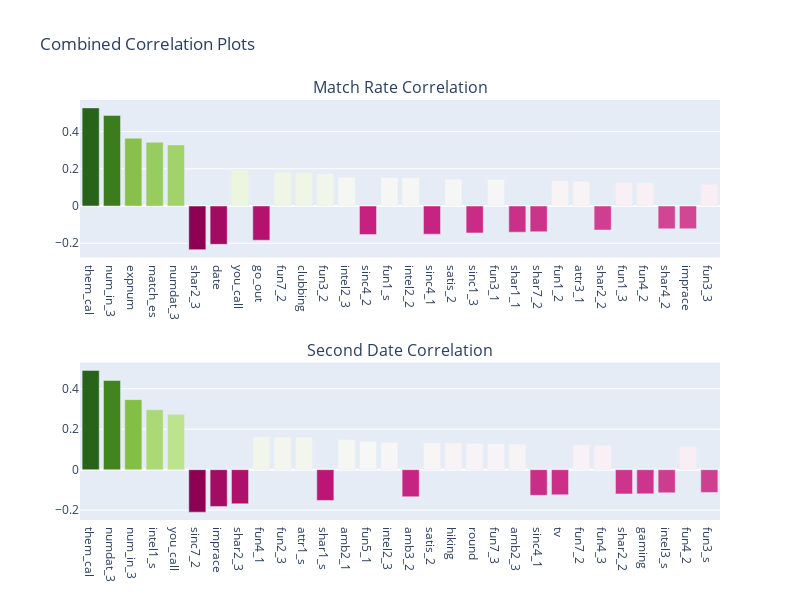

Notebook source saved alongside this figure:
### Code cell
# Make subplots
correlation_fig = make_subplots(rows=2, cols=1, subplot_titles=("Match Rate Correlation", "Second Date Correlation"))

# Add plots
correlation_fig.add_trace(
    go.Bar(x=corr_trimmed_match.index, y=corr_trimmed_match['match_rate'], marker=dict(color=corr_trimmed_match['match_rate'])),
    row=1, col=1
)

correlation_fig.add_trace(
    go.Bar(x=corr_trimmed_date.index, y=corr_trimmed_date['date_3'], marker=dict(color=corr_trimmed_date['date_3'])),
    row=2, col=1
)

# Update layout
correlation_fig.update_layout(title_text="Combined Correlation Plots", showlegend=False, width=800, height=600)

# Show the figure
correlation_fig.show()

### Figure 1 — Plotly figure (JSON) as saved in the notebook; plotly's stock layout.template omitted (floating-point values rounded to 4 significant figures)
{"data": [{"marker": {"color": [0.5272, 0.4867, 0.3644, 0.3424, 0.3282, -0.2342, -0.2057, 0.1948, -0.1836, 0.1808, 0.1792, 0.172, 0.1545, -0.1533, 0.1527, 0.1515, -0.1513, 0.1444, -0.1444, 0.1427, -0.1404, -0.138, 0.1363, 0.1317, -0.1289, 0.1246, 0.1236, -0.1223, -0.1216, 0.1172]}, "type": "bar", "x": ["them_cal", "num_in_3", "expnum", "match_es", "numdat_3", "shar2_3", "date", "you_call", "go_out", "fun7_2", "clubbing", "fun3_2", "intel2_3", "sinc4_2", "fun1_s", "intel2_2", "sinc4_1", "satis_2", "sinc1_3", "fun3_1", "shar1_1", "shar7_2", "fun1_2", "attr3_1", "shar2_2", "fun1_3", "fun4_2", "shar4_2", "imprace", "fun3_3"], "xaxis": "x", "y": [0.5272, 0.4867, 0.3644, 0.3424, 0.3282, -0.2342, -0.2057, 0.1948, -0.1836, 0.1808, 0.1792, 0.172, 0.1545, -0.1533, 0.1527, 0.1515, -0.1513, 0.1444, -0.1444, 0.1427, -0.1404, -0.138, 0.1363, 0.1317, -0.1289, 0.1246, 0.1236, -0.1223, -0.1216, 0.1172], "yaxis": "y"}, {"marker": {"color": [0.4908, 0.4409, 0.3462, 0.2964, 0.2739, -0.2098, -0.1817, -0.1687, 0.1637, 0.1612, 0.1599, -0.1521, 0.1487, 0.1404, 0.1346, -0.1337, 0.133, 0.1314, 0.1293, 0.1285, 0.1271, -0.1267, -0.1241, 0.1233, 0.1203, -0.1197, -0.1195, -0.1144, 0.1138, -0.1125]}, "type": "bar", "x": ["them_cal", "numdat_3", "num_in_3", "intel1_s", "you_call", "sinc7_2", "imprace", "shar2_3", "fun4_1", "fun2_3", "attr1_s", "shar1_s", "amb2_1", "fun5_1", "intel2_3", "amb3_2", "satis_2", "hiking", "round", "fun7_3", "amb2_3", "sinc4_1", "tv", "fun7_2", "fun4_3", "shar2_2", "gaming", "intel3_s", "fun4_2", "fun3_s"], "xaxis": "x2", "y": [0.4908, 0.4409, 0.3462, 0.2964, 0.2739, -0.2098, -0.1817, -0.1687, 0.1637, 0.1612, 0.1599, -0.1521, 0.1487, 0.1404, 0.1346, -0.1337, 0.133, 0.1314, 0.1293, 0.1285, 0.1271, -0.1267, -0.1241, 0.1233, 0.1203, -0.1197, -0.1195, -0.1144, 0.1138, -0.1125], "yaxis": "y2"}], "layout": {"annotations": [{"font": {"size": 16}, "showarrow": false, "text": "Match Rate Correlation", "x": 0.5, "xanchor": "center", "xref": "paper", "y": 1, "yanchor": "bottom", "yref": "paper"}, {"font": {"size": 16}, "showarrow": false, "text": "Second Date Correlation", "x": 0.5, "xanchor": "center", "xref": "paper", "y": 0.375, "yanchor": "bottom", "yref": "paper"}], "height": 600, "showlegend": false, "title": {"text": "Combined Correlation Plots"}, "width": 800, "xaxis": {"anchor": "y", "domain": [0, 1]}, "xaxis2": {"anchor": "y2", "domain": [0, 1]}, "yaxis": {"anchor": "x", "domain": [0.625, 1]}, "yaxis2": {"anchor": "x2", "domain": [0, 0.375]}}}
